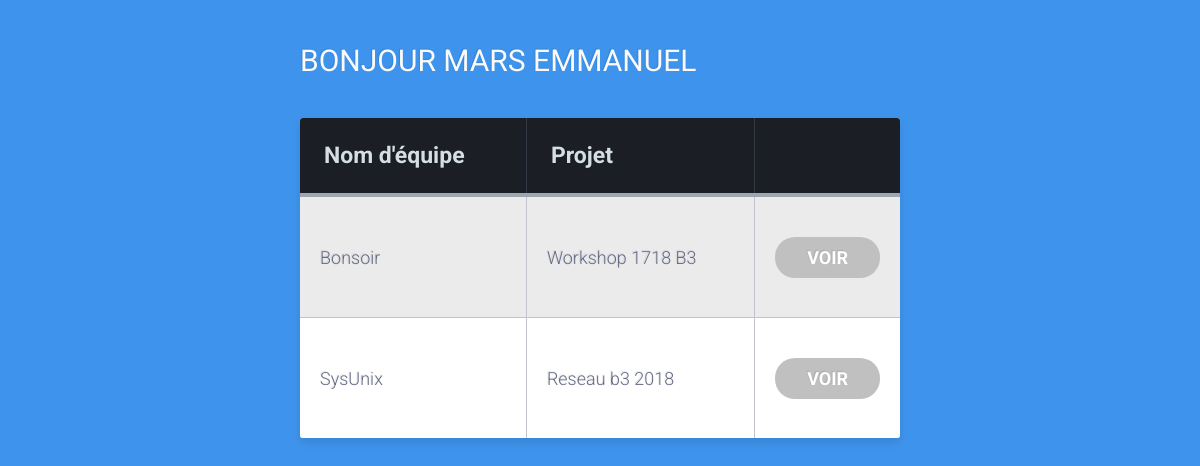
The app's page /homepageetudiant/2 (signed in) with its own data.
### ApplicationEPSI/models.py (models this page shows, shortened)
class Etudiant(models.Model):
    Nom   = models.CharField(max_length=100,null=True)
    Prenom   = models.CharField(max_length=100,null=True)
    Mail   = models.CharField(max_length=100,null=True)

class Equipe(models.Model):
    Nom = models.CharField(max_length=100)
    Projet = models.ForeignKey('Projet',on_delete=models.CASCADE, null=True)
    Etudiants = models.ManyToManyField('Etudiant', null=True)

class Projet(models.Model):
    Nom = models.CharField(max_length=100)
    Intervenant = models.ForeignKey('Intervenant',on_delete=models.CASCADE, null=True)
    TempsSoutienRestant = models.CharField(max_length=100, null=True)

### ApplicationEPSI/views.py (the view)
# urls.py: path('homepageetudiant/<int:idetudiant>',  views.homepageetudiant, name='homepageetudiant'),
@login_required
def homepageetudiant(request, idetudiant):
    etudiant = get_object_or_404(Etudiant, id = idetudiant)
    equipes = etudiant.equipe_set.all()
    return render(request,'ApplicationEPSI/homepageetudiant.html',{'equipes' : equipes, 'etudiant' : etudiant })

### ApplicationEPSI/templates/ApplicationEPSI/homepageetudiant.html (shortened to what this page needs)
<!DOCTYPE html>
<html lang="fr" dir="ltr">
  <head>
  </head>
  <body>
    <div class="table-title">
<h3>Bonjour {{ etudiant.Nom}} {{ etudiant.Prenom}}</h3>
</div>
      <div class="table-title">
        <table class="table-fill">
          <thead>
          <th>Nom d'équipe</th>
          <th>Projet</th>
          <th></th>
          </thead>
          <tbody>
      {% for equipe in equipes%}
      <tr>
        <td>{{ equipe.Nom}}</td>
        <td>{{ equipe.Projet.Nom}}</td>
        <td> <a class="btn" href="{% url 'equipe' etudiant.id equipe.id%}">Voir</a></td>
      </tr>
      {% empty %}
        <tr>
          <td>
          Aucune equipe
          </td>
        </tr>
      {% endfor %}
      </tbody>
        </table>
    </div>
  </body>
</html>

### ApplicationEPSI/templates/ApplicationEPSI/homepageetudiant.html (style rules this page uses)
body { background-color: #3e94ec; font-family: "Roboto", helvetica, arial, sans-serif; font-size: 16px; font-weight: 400; text-rendering: optimizeLegibility; }
div.table-title { display: block; margin: auto; max-width: 600px; padding:5px; width: 100%; }
.table-title h3 { color: #fafafa; font-size: 30px; font-weight: 400; font-style:normal; font-family: "Roboto", helvetica, arial, sans-serif; text-shadow: -1px -1px 1px rgba(0, 0, 0, 0.1); text-transform:uppercase; }
.table-fill { background: white; border-radius:3px; border-collapse: collapse; height: 320px; margin: auto; max-width: 600px; padding:5px; width: 100%; box-shadow: 0 5px 10px rgba(0, 0, 0, 0.1); animation: float 5s infinite; }
th { color:#D5DDE5;; background:#1b1e24; border-bottom:4px solid #9ea7af; border-right: 1px solid #343a45; font-size:23px; font-weight: bold; padding:24px; text-align:left; text-shadow: 0 1px 1px rgba(0, 0, 0, 0.1); vertical-align:middle; }
th:first-child { border-top-left-radius:3px; }
th:last-child { border-top-right-radius:3px; border-right:none; }
tr { border-top: 1px solid #C1C3D1; border-bottom-: 1px solid #C1C3D1; color:#666B85; font-size:16px; font-weight:normal; text-shadow: 0 1px 1px rgba(256, 256, 256, 0.1); }
tr:first-child { border-top:none; }
tr:last-child { border-bottom:none; }
tr:nth-child(odd) td { background:#EBEBEB; }
tr:last-child td:first-child { border-bottom-left-radius:3px; }
tr:last-child td:last-child { border-bottom-right-radius:3px; }
td { background:#FFFFFF; padding:20px; text-align:left; vertical-align:middle; font-weight:300; font-size:18px; text-shadow: -1px -1px 1px rgba(0, 0, 0, 0.1); border-right: 1px solid #C1C3D1; }
td:last-child { border-right: 0px; }
.btn { display: block; padding: 10px 20px; background: silver; text-align: center; color: white; font-family: "Roboto", helvetica, arial, sans-serif; font-weight: bold; text-decoration: none; text-transform: uppercase; border-radius: 20px; }

### records on screen
Etudiant: Nom "MARS", Prenom "EMMANUEL"
Equipe: Nom "Bonsoir", Projet.Nom "Workshop 1718 B3"
Equipe: Nom "SysUnix", Projet.Nom "Reseau b3 2018"
